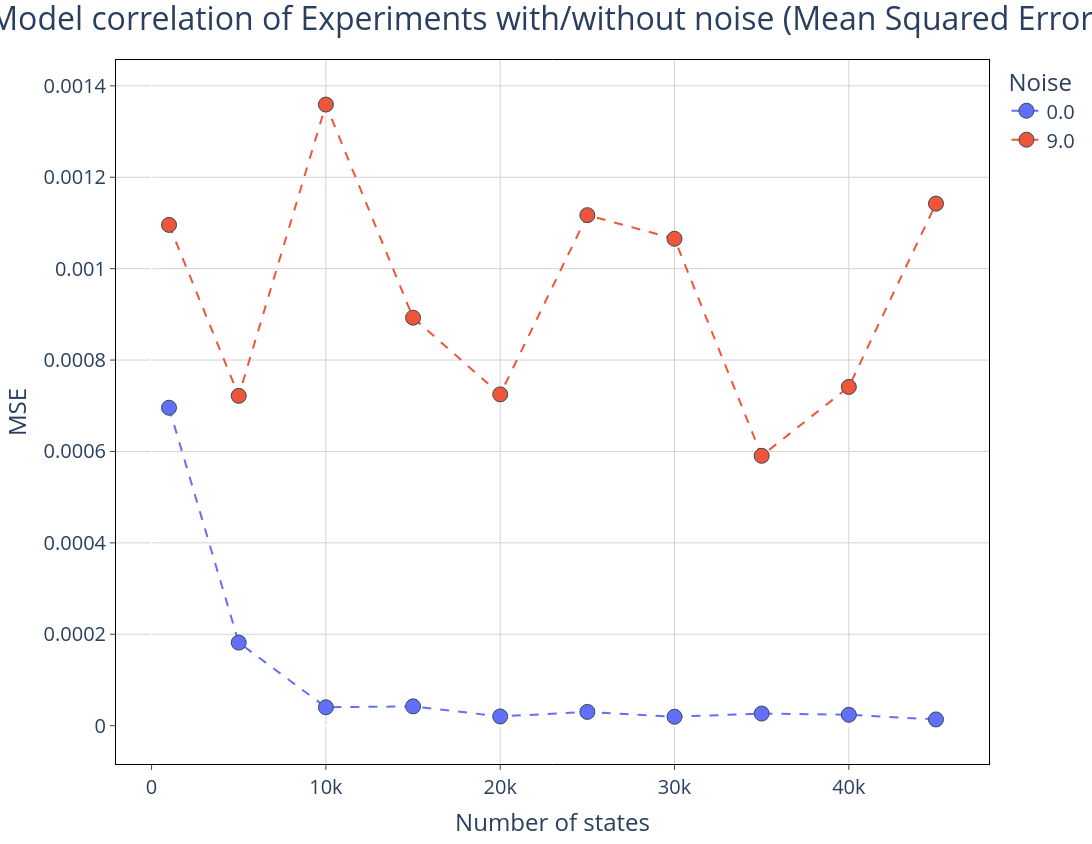

The notebook cell this image was saved under:
### Markdown cell above
# Plots

### Code cell
# Configuración del subplot
fig = px.line(results,
              x = 'N_states',
              y = 'MSE',
              color = 'Noise',
              markers = True
              )
fig.update_traces(marker=dict(size=15,line=dict(width=1, color='DarkSlateGrey')),
                  line_dash='dash'
                 )
fig.update_layout(
    height = 844,
    width = 1500,
    font=dict(size=20),
    paper_bgcolor='white',
    plot_bgcolor='white',
    title={
        'text': "Model correlation of Experiments with/without noise (Mean Squared Error)",
        'font': {'size': 32},
        'x' :0.5
    }
)
fig.update_xaxes(
    mirror=True,
    ticks='outside',
    showline=True,
    linecolor='black',
    gridcolor='lightgrey',
    title_text='Number of states'
)
fig.update_yaxes(
    mirror=True,
    ticks='outside',
    showline=True,
    linecolor='black',
    gridcolor='lightgrey',
    #type='log',
    title_text='MSE',
    #title_text='Log  (MSE)'
)
#fig.add_hline(y=0, line_width=3, line_dash="dash", line_color="lightgrey", annotation_text="Target MSE", annotation_position="top left")
fig.show()

### Figure 1 — Plotly figure (JSON) as saved in the notebook; plotly's stock layout.template omitted (floating-point values rounded to 4 significant figures)
{"data": [{"hovertemplate": "Noise=0.0<br>N_states=%{x}<br>MSE=%{y}<extra></extra>", "legendgroup": "0.0", "line": {"color": "#636efa", "dash": "dash"}, "marker": {"line": {"color": "DarkSlateGrey", "width": 1}, "size": 15, "symbol": "circle"}, "mode": "lines+markers", "name": "0.0", "orientation": "v", "showlegend": true, "type": "scatter", "x": [1000.0, 5000.0, 10000.0, 15000.0, 20000.0, 25000.0, 30000.0, 35000.0, 40000.0, 45000.0], "xaxis": "x", "y": [0.0006957, 0.0001817, 4.02e-05, 4.22e-05, 2.019e-05, 3.011e-05, 1.951e-05, 2.646e-05, 2.379e-05, 1.363e-05], "yaxis": "y"}, {"hovertemplate": "Noise=9.0<br>N_states=%{x}<br>MSE=%{y}<extra></extra>", "legendgroup": "9.0", "line": {"color": "#EF553B", "dash": "dash"}, "marker": {"line": {"color": "DarkSlateGrey", "width": 1}, "size": 15, "symbol": "circle"}, "mode": "lines+markers", "name": "9.0", "orientation": "v", "showlegend": true, "type": "scatter", "x": [1000.0, 5000.0, 10000.0, 15000.0, 20000.0, 25000.0, 30000.0, 35000.0, 40000.0, 45000.0], "xaxis": "x", "y": [0.001096, 0.0007217, 0.001359, 0.0008927, 0.0007249, 0.001117, 0.001065, 0.0005905, 0.0007412, 0.001142], "yaxis": "y"}], "layout": {"font": {"size": 20}, "height": 844, "legend": {"title": {"text": "Noise"}, "tracegroupgap": 0}, "margin": {"t": 60}, "paper_bgcolor": "white", "plot_bgcolor": "white", "title": {"font": {"size": 32}, "text": "Model correlation of Experiments with/without noise (Mean Squared Error)", "x": 0.5}, "width": 1500, "xaxis": {"anchor": "y", "domain": [0, 1], "gridcolor": "lightgrey", "linecolor": "black", "mirror": true, "showline": true, "ticks": "outside", "title": {"text": "Number of states"}}, "yaxis": {"anchor": "x", "domain": [0, 1], "gridcolor": "lightgrey", "linecolor": "black", "mirror": true, "showline": true, "ticks": "outside", "title": {"text": "MSE"}}}}
